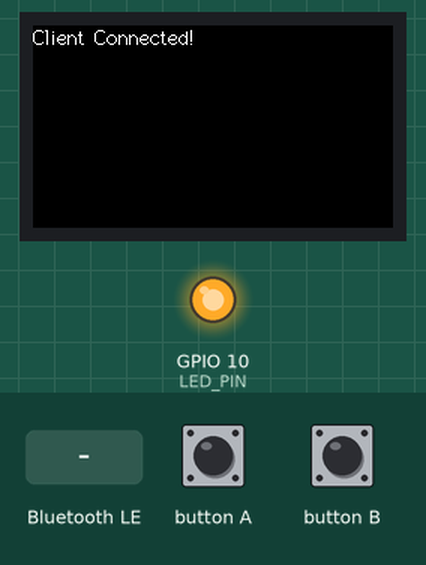
Recording of a sketch running on a simulated ESP32-S3. On the bench: 240×135 colour display, output pins drawn as LEDs (lit = HIGH). The test bench sets the inputs (shaded band). Nothing arrives over Bluetooth unless stated; a phone connects over Bluetooth LE 3 s after start; what the sketch prints to the serial monitor is not drawn.

Above: at 3.8 s.
3.9 s: button A pressed for 0.15 s
At 4.4 s:
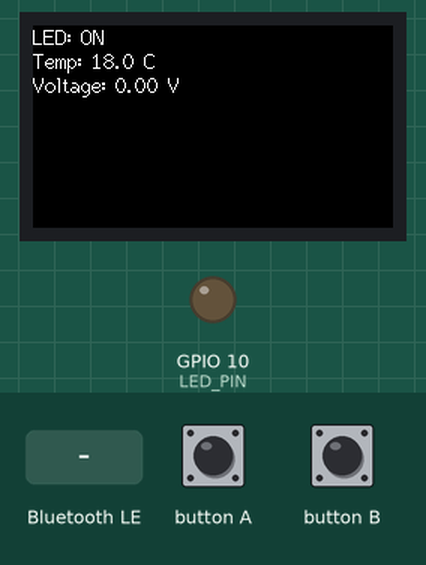
5.5 s: Bluetooth LE write "ON" received
At 6.6 s:
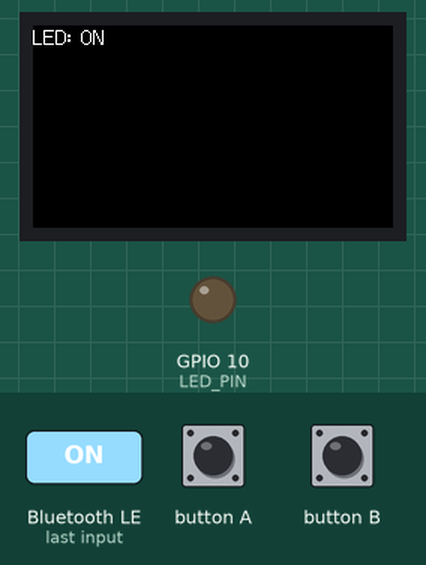
7.0 s: Bluetooth LE write "OFF" received
At 7.8 s:
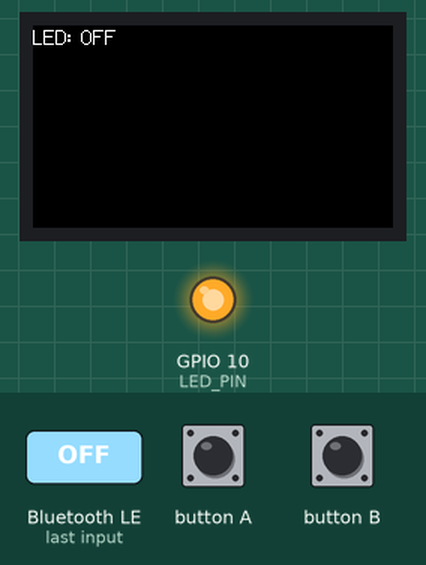
8.5 s: button A pressed for 1 s
At 9.0 s:
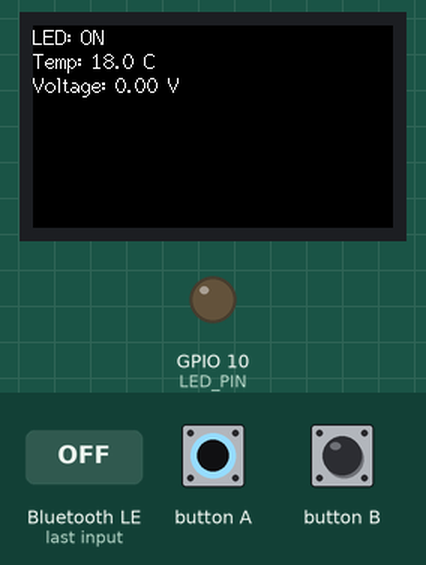
11.0 s: button A pressed for 0.15 s
At 12.2 s:
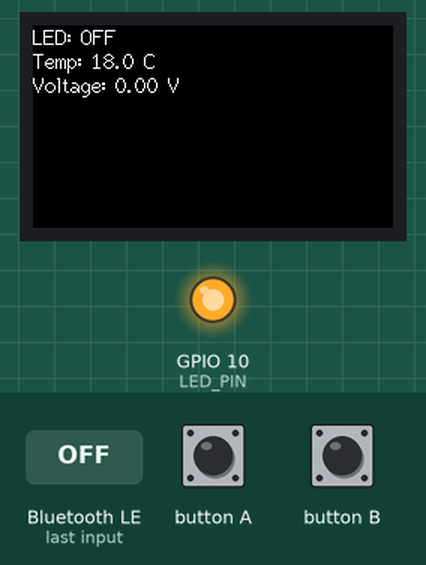
12.6 s: Bluetooth LE write "1" received
At 13.2 s:
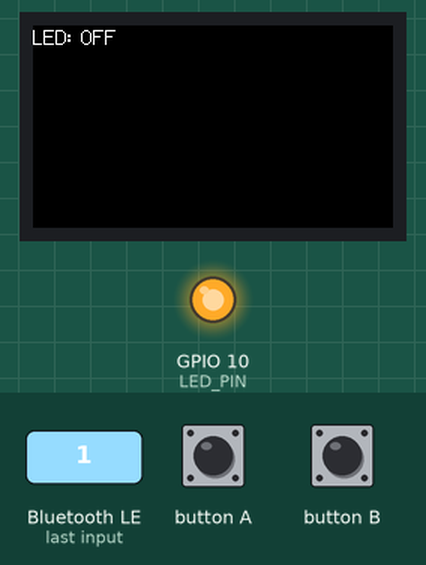
Timing chart, 0 to 15.1 s (numbered marks = the images above; inputs shaded):
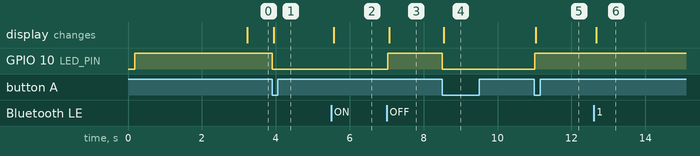

The sketch:

Lab2_server.ino
```cpp
// SERVER
#include <BLEDevice.h>          // Include BLEDevice library for Bluetooth Low Energy (BLE) functionality
#include <BLEServer.h>          // Include BLEServer library to handle BLE server operations
#include <M5StickCPlus.h>       // Include the M5StickCPlus library for controlling the M5StickCPlus device

// Define BLE UUIDs for the service and characteristics
#define SERVICE_UUID "01234679-0343-4566-89ab-0123456789ab"           // UUID for the BLE service
#define LED_STATE_CHARACTERISTIC_UUID "01234567-89ab-4567-89ab-0123456789ac"  // UUID for LED state characteristic
#define TEMPERATURE_CHARACTERISTIC_UUID "01234567-0123-4567-89ab-0123456789cd" // UUID for temperature characteristic
#define VOLTAGE_CHARACTERISTIC_UUID "01234567-0123-4567-89ab-0123456789ef"    // UUID for voltage characteristic

// BLE server characteristic objects
BLECharacteristic* ledStateCharacteristic;  // LED state characteristic
BLECharacteristic* temperatureCharacteristic; // Temperature characteristic
BLECharacteristic* voltageCharacteristic;  // Voltage characteristic

// LED state (initially off)
bool ledState = false;
#define LED_PIN 10  // Pin for the LED

// Function to display messages on the M5StickCPlus LCD
void displayMessage(const char* message) {
  M5.Lcd.fillScreen(BLACK);              // Clear the screen
  M5.Lcd.setCursor(0, 0, 2);            // Set the cursor position
  M5.Lcd.printf(message);                // Display the message
}

// BLEServerCallbacks class to handle client connection and disconnection
class MyServerCallbacks : public BLEServerCallbacks {
  void onConnect(BLEServer* pServer) {
    Serial.println("Client connected!");       // Log connection
    displayMessage("Client Connected!");       // Show on display
  }

  void onDisconnect(BLEServer* pServer) {
    Serial.println("Client disconnected!");    // Log disconnection
    displayMessage("Client Disconnected!");    // Show on display
  }
};

// Custom callback class for LED state changes (via BLE)
class LEDStateCallback : public BLECharacteristicCallbacks {
  void onWrite(BLECharacteristic* pCharacteristic) override {
    std::string value = pCharacteristic->getValue(); // Get value written to the characteristic

    if (value == "ON") {
      ledState = true;
      digitalWrite(LED_PIN, LOW);  // Turn LED ON (active low)
      Serial.println("LED turned ON by client");
    } else if (value == "OFF") {
      ledState = false;
      digitalWrite(LED_PIN, HIGH); // Turn LED OFF
      Serial.println("LED turned OFF by client");
    } else {
      Serial.println("Invalid LED state received from client");
    }

    // Update the display to show LED status
    M5.Lcd.fillScreen(BLACK);
    M5.Lcd.setCursor(0, 0, 2);
    M5.Lcd.printf("LED: %s\n", ledState ? "ON" : "OFF");
  }
};

// BLE setup function
void setupBLE() {
  BLEDevice::init("THANOS");  // Initialize BLE device with name "THANOS"

  // Create the BLE server and service
  BLEServer* pServer = BLEDevice::createServer();
  pServer->setCallbacks(new MyServerCallbacks());  // Set the connection/disconnection callbacks
  BLEService* pService = pServer->createService(SERVICE_UUID);  // Create the service with the given UUID

  // Create characteristics for LED state, temperature, and voltage
  ledStateCharacteristic = pService->createCharacteristic(
    LED_STATE_CHARACTERISTIC_UUID,
    BLECharacteristic::PROPERTY_READ | BLECharacteristic::PROPERTY_WRITE | BLECharacteristic::PROPERTY_NOTIFY
  );
  ledStateCharacteristic->setCallbacks(new LEDStateCallback());  // Set the callback for writing LED state

  // Characteristics for temperature and voltage, just read and notify
  temperatureCharacteristic = pService->createCharacteristic(
    TEMPERATURE_CHARACTERISTIC_UUID,
    BLECharacteristic::PROPERTY_READ | BLECharacteristic::PROPERTY_NOTIFY
  );
  voltageCharacteristic = pService->createCharacteristic(
    VOLTAGE_CHARACTERISTIC_UUID,
    BLECharacteristic::PROPERTY_READ | BLECharacteristic::PROPERTY_NOTIFY
  );

  // Set initial values for the characteristics
  ledStateCharacteristic->setValue(ledState ? "ON" : "OFF");
  temperatureCharacteristic->setValue("25.0");  // Initial temperature
  voltageCharacteristic->setValue("3.7");       // Initial voltage

  // Start the service
  pService->start();

  // Start advertising the BLE service
  BLEAdvertising* pAdvertising = BLEDevice::getAdvertising();
  pAdvertising->addServiceUUID(SERVICE_UUID);  // Add service UUID to advertisement
  pAdvertising->start();                      // Start advertising the service

  Serial.println("BLE Server is running...");
  displayMessage("Server Running...");
}

void setup() {
  Serial.begin(115200);         // Initialize serial communication
  M5.begin();                   // Initialize M5StickCPlus
  M5.Lcd.setRotation(3);        // Set screen rotation
  M5.Lcd.fillScreen(BLACK);     // Clear screen
  M5.Lcd.setCursor(0, 0, 2);    // Set cursor position
  M5.Lcd.println("BLE Server"); // Display message

  // Set up LED pin (G10) as output and turn LED off initially
  pinMode(LED_PIN, OUTPUT);
  digitalWrite(LED_PIN, HIGH);  // Start with LED off (active low)

  setupBLE();                   // Initialize the BLE service and server
}

// Function to read temperature from onboard sensor
float readTemperature() {
  return M5.Axp.GetTempData() / 100.0;  // Return temperature in Celsius (converted from raw data)
}

// Function to read battery voltage
float readVoltage() {
  return M5.Axp.GetVBusVoltage() / 1000.0;  // Return voltage in Volts (converted from raw data)
}

void loop() {
  M5.update();  // Update the M5StickCPlus (check for button presses)

  // Toggle LED state and notify connected clients when Button A is pressed
  if (M5.BtnA.wasPressed()) {
    ledState = !ledState;  // Toggle LED state
    ledStateCharacteristic->setValue(ledState ? "ON" : "OFF");  // Update BLE characteristic with new value
    ledStateCharacteristic->notify();  // Notify connected clients

    // Control the LED based on the state
    if (ledState) {
      digitalWrite(LED_PIN, LOW);  // Turn LED ON (LOW because the LED is active low)
    } else {
      digitalWrite(LED_PIN, HIGH); // Turn LED OFF
    }

    // Get real-time temperature and voltage
    float temperature = readTemperature();  // Actual temperature reading
    float voltage = readVoltage();         // Actual voltage reading

    // Convert readings to strings for BLE notifications
    String temperatureStr = String(temperature, 1);  // Temperature with 1 decimal precision
    String voltageStr = String(voltage, 2);          // Voltage with 2 decimal precision

    // Set characteristic values for temperature and voltage and notify clients
    temperatureCharacteristic->setValue(temperatureStr.c_str());
    temperatureCharacteristic->notify();
    voltageCharacteristic->setValue(voltageStr.c_str());
    voltageCharacteristic->notify();

    // Update display with LED, temperature, and voltage information
    M5.Lcd.fillScreen(BLACK);               // Clear the screen
    M5.Lcd.setCursor(0, 0, 2);             // Set cursor position
    M5.Lcd.printf("LED: %s\nTemp: %.1f C\nVoltage: %.2f V",
                  ledState ? "ON" : "OFF", temperature, voltage);  // Display the information

    Serial.printf("LED: %s, Temp: %.1f, Voltage: %.2f\n",
                  ledState ? "ON" : "OFF", temperature, voltage);  // Log the information to serial
  }
}
```

Measured:
- after the input at 3.9 s, GPIO 10 (LED_PIN): HIGH → LOW at once; the display: changes at once (image 1)
- after the input at 5.5 s, the display: changes after 0.07 s (image 2)
- after the input at 7.0 s, GPIO 10 (LED_PIN): LOW → HIGH at once; the display: changes after 0.07 s (image 3)
- after the input at 8.5 s, GPIO 10 (LED_PIN): HIGH → LOW at once; the display: changes at once (image 4)
- after the input at 11.0 s, GPIO 10 (LED_PIN): LOW → HIGH at once; the display: changes at once (image 5)
- after the input at 12.6 s, the display: changes after 0.07 s (image 6)
